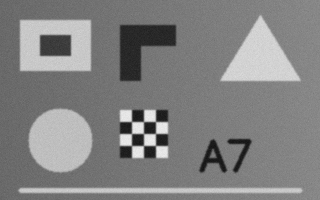
#> input picture assets/images/generated/sample-feat.png, 320 x 200 px, found by its file name
$ python gen_feature_ref.py
#> lines starting #> are read from the running program, lines starting #| are printed output that depends on the picture
"""Reference values for apps/web/lib/feature-ops.test.ts (OpenCV 4.13): a crop of sample-feat.png, Harris and
minimum-eigenvalue maps, goodFeaturesToTrack and FAST keypoints."""
import json, cv2, numpy as np
img = cv2.imread("assets/images/generated/sample-feat.png", cv2.IMREAD_GRAYSCALE)
#> img is the input picture: shape (200, 320); min 18, max 238, mean 129.9
c = np.ascontiguousarray(img[12:76, 10:96])
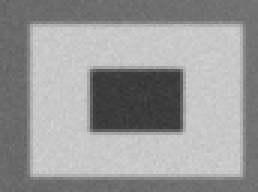
#> c: shape (64, 86) (shown 3 times larger); min 51, max 210, mean 152.5
h, w = c.shape
#> h = 64; w = 86
r = lambda a: [float(f"{v:.7g}") for v in a.ravel().astype(np.float64)]
out = {"w": w, "h": h, "img": c.ravel().tolist(),
       "harris2": r(cv2.cornerHarris(c, 2, 3, 0.04)), "harris3": r(cv2.cornerHarris(c, 3, 3, 0.04)),
       "mineig3": r(cv2.cornerMinEigenVal(c, 3, 3)),
       "gftt": cv2.goodFeaturesToTrack(c, 0, 0.01, 5).reshape(-1, 2).astype(int).tolist(),
       "gfttH": cv2.goodFeaturesToTrack(c, 10, 0.02, 8, useHarrisDetector=True).reshape(-1, 2).astype(int).tolist(),
       "fastNms": [[int(k.pt[0]), int(k.pt[1]), int(k.response)] for k in cv2.FastFeatureDetector_create(20, True).detect(c)],
       "fastAll": sorted([[int(k.pt[0]), int(k.pt[1])] for k in cv2.FastFeatureDetector_create(20, False).detect(c)])}
json.dump(out, open("apps/web/lib/feature-ref.json", "w"), separators=(",", ":"))
print(w, h, len(out["gftt"]), len(out["fastNms"]), len(out["fastAll"]))
#| 86 64 13 8 95

$ run again, with assets/images/generated/sample-blend-a.png copied over assets/images/generated/sample-feat.png
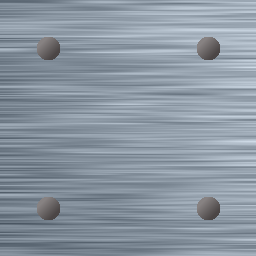
#> input picture assets/images/generated/sample-blend-a.png, 256 x 256 px, found by its file name
#> `c = np.ascontiguousarray(img[12:76, 10:96])`:
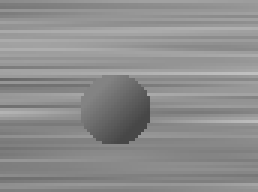
#> c: shape (64, 86) (shown 3 times larger); min 71, max 192, mean 141.1
#| 86 64 18 6 13
